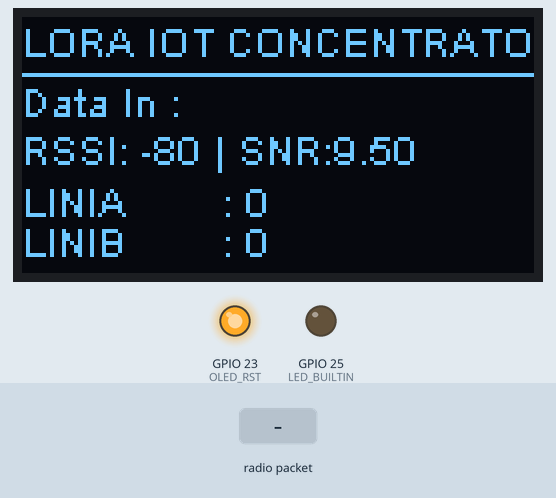
This sketch was run on a simulated ESP32. Shown: 128×64 one-colour display, output pins drawn as LEDs (lit = HIGH). The inputs (shaded band) are chosen by the test bench. Storage starts empty; no radio packets arrive unless stated; what the sketch prints to the serial monitor is not drawn.

Above: at 10.4 s.
10.5 s: radio packet "SDM" arrives
At 11.1 s:
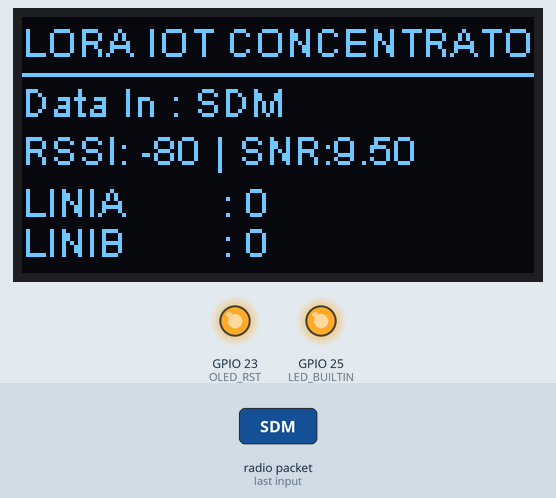
13.5 s: radio packet "LINIB" arrives
At 14.5 s:
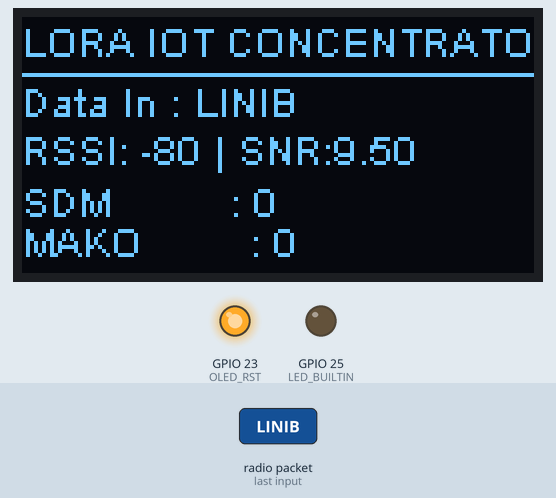
16.5 s: radio packet "LINIA" arrives
At 19.35 s:
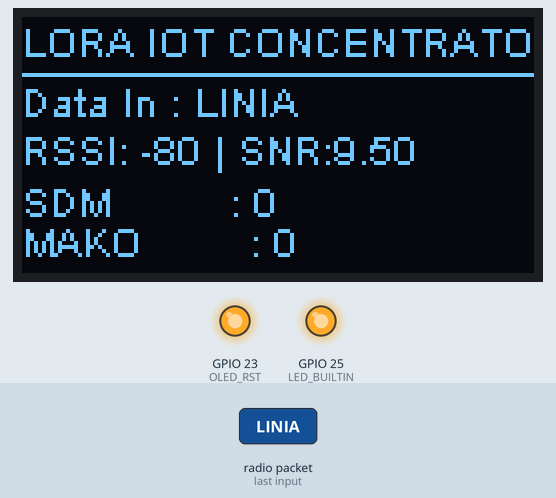
19.5 s: radio packet "MAKO" arrives
At 19.61 s:
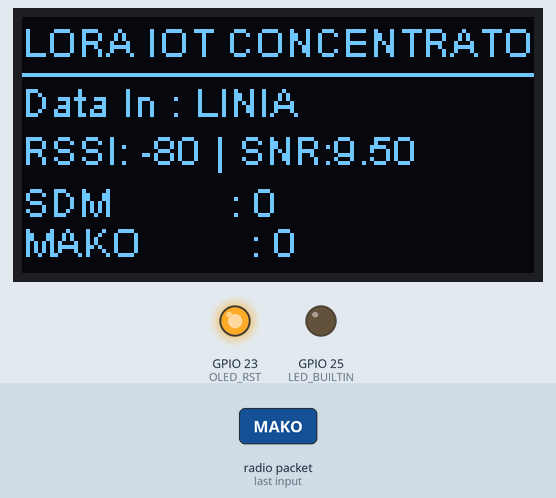
22.5 s: radio packet "1" arrives
At 23.3 s:
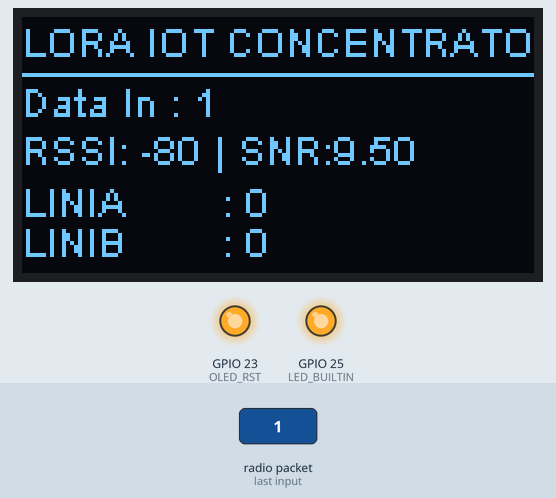
Timing chart, 0 to 25.5 s (numbered marks = the images above; inputs shaded):
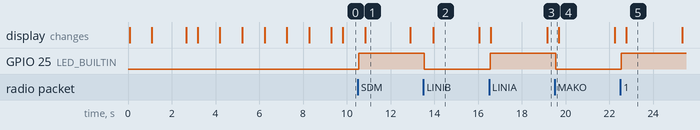

Measured:
- after the input at 10.5 s, GPIO 25 (LED_BUILTIN): LOW → HIGH at once; the display: changes after 0.35 s (image 1)
- after the input at 13.5 s, GPIO 25 (LED_BUILTIN): HIGH → LOW at once; the display: changes after 0.44 s (image 2)
- after the input at 16.5 s, GPIO 25 (LED_BUILTIN): LOW → HIGH after 0.05 s; the display: first changes after 0.08 s (image 3 shows a later state)
- after the input at 19.5 s, GPIO 25 (LED_BUILTIN): HIGH → LOW after 0.05 s
- after the input at 22.5 s, GPIO 25 (LED_BUILTIN): LOW → HIGH after 0.05 s; the display: changes after 0.27 s (image 5)
- what the display in image 1 shows lasts 2.1 s, from 10.8 s to 12.9 s

The sketch:

TRANSCEIVER3.ino
```cpp
// Load Library
#include <SPI.h>
#include <SD.h>
#include <LoRa.h>
#include <Wire.h>
#include "SSD1306Wire.h"

// Definisi pin untuk LoRa
#define LORA_SCK 5    // GPIO5  -- lora SCK
#define LORA_MISO 19  // GPIO19 -- lora MISO
#define LORA_MOSI 27  // GPIO27 -- lora MOSI
#define LORA_SS 18    // GPIO18 -- lora CS
#define LORA_RST 12   // GPIO12 -- RESET
#define LORA_DI0 26   // GPIO26 -- IRQ(Interrupt Request)
#define LORA_BAND 923E6

// Definisi pin untuk OLED
#define OLED_SDA 21
#define OLED_SCL 22
#define OLED_RST 23

#define LED_BUILTIN 25

String induk;
long nilai;

// Initialize the OLED display using Wire library
SSD1306Wire display(0x3c, OLED_SDA, OLED_SCL);

// SPI untuk SD card
SPIClass sdSPI(VSPI);

// SPI untuk LoRa
SPIClass loraSPI(HSPI);

// Receive Package Variable
int RxDataRSSI = 0;
float RxDataSNR;
char Str1[15];
// Parsing Data
String myString;
int i;
String dt[10];
boolean parsing = false;
int simpanOn = 0;
long SDM;
long LINIA;
long LINIB;
long MAKO;
long lastMsg= 0;
long lastMsg1=0;
int grafik = 0;
// Definisi pin untuk antarmuka SPI
#define SD_CS   13   // CS pin untuk SD card module
#define SD_MOSI 15   // MOSI pin untuk SD card module
#define SD_SCK  14   // SCK pin untuk SD card module
#define SD_MISO 2    // MISO pin untuk SD card module

void setup() {
  // START aktivas Oled
  pinMode(LED_BUILTIN, OUTPUT);
  pinMode(OLED_RST, OUTPUT);
  digitalWrite(OLED_RST, LOW);    // set GPIO16 low to reset OLED
  delay(50);
  digitalWrite(OLED_RST, HIGH);   // while OLED is running, must set GPIO16 in high、

  // INISIALISASI DISPLAY
  display.init();
  display.flipScreenVertically();
  display.setFont(ArialMT_Plain_10);
  // clear the display
  display.clear();
  display.setFont(ArialMT_Plain_16);
  display.drawString(0, 0, "SERVER ON");
  display.setFont(ArialMT_Plain_10);
  display.drawString(0,15, "> Config Screeen");
  display.display();
  delay(1000);
  display.drawString(0,15, "> Config Screeen ok!");
  display.display();
  delay(1000);
  // aktivasi Oled END
  // Nyalakan serial monitor
  Serial.begin(115200);
  while (!Serial);
  // Inisialisasi SPI untuk SD card
  sdSPI.begin(SD_SCK, SD_MISO, SD_MOSI, SD_CS);
  delay(500);
  display.drawString(0,25, "> Config LoRa Module");
  display.display();

  // Inisialisasi SPI untuk LoRa
  loraSPI.begin(LORA_SCK, LORA_MISO, LORA_MOSI, LORA_SS);

  // Inisialisasi LoRa
  LoRa.setSPI(loraSPI);
  LoRa.setPins(LORA_SS, LORA_RST, LORA_DI0);
  Serial.println("LoRa Receiver");
  if (!LoRa.begin(LORA_BAND)) {
    Serial.println("Starting LoRa failed!");
    while (1);
  }
  Serial.println("LoRa Initial OK!");

   LoRa.setTxPower(14);  // Contoh: set daya transmisi ke 14 dBm

  display.drawString(0,25, "> Config LoRa Module ok!");
  display.display();
  display.drawString(0,35, "> Config Storage");
  display.display();
  delay(500);
  // Inisialisasi SD card
  Serial.print("Initializing SD card...");
  if (!SD.begin(SD_CS, sdSPI)) {
    Serial.println("Initialization of SD card failed!");
    display.drawString(0,35, "> Config Storage failed!");
    display.display();
    while (1);
  }
  Serial.println("SD card initialized.");
  display.drawString(0,35, "> Config Storage ok!");
  display.display();
  delay(1000);
  // Register the receive callback
  LoRa.onReceive(onReceive);

  // Put the radio into receive mode
  LoRa.receive();
  display.drawString(0,45, "> Read Data from SD card!");
  display.display();
  delay(1000);
  SDM = bacaSDMDariSD();
  display.drawString(0,55, "> *");
  display.display();
  delay(1000);
  LINIA = bacaLINIADariSD();
  display.drawString(0,55, "> ***");
  display.display();
  delay(1000);
  LINIB = bacaLINIBDariSD();
  display.drawString(0,55, "> ******");
  display.display();
  delay(1000);
  MAKO = bacaMAKODariSD();
  display.drawString(0,55, "> ************");
  display.display();
  delay(1000);
}

void loop() {
  perbaruiScreen();
  // Menampilkan hasil
  Serial.print("Variabel Induk: ");
  Serial.println(induk);
  Serial.print("Nilai: ");
  Serial.println(nilai);
  if (simpanOn == 1) {
    if (induk == "SDM") {
      simpanData();
      SDM = nilai;
    }
    if (induk == "LINIA") {
      simpanData();
      LINIA = nilai;
    }
    if (induk == "LINIB"){
      simpanData();
      LINIB = nilai;
    }
    if (induk == "MAKO"){
      simpanData();
      MAKO = nilai;
    }
  }
  long now = millis();
  if (now - lastMsg > 3000){
    lastMsg = now;
    grafik++;
    if (grafik == 2){
      grafik = 0;
    }
  }
  long now1 = millis();
  if (now1 - lastMsg1 > 15000){
    lastMsg1 = now1;
    kirimData();
    Serial.println("Data send!");
  }

  delay(500);
}

void onReceive(int packetSize) {
  // Received a packet
  display.clear();
  Serial.println("Received packet '");
  memset(Str1, 0, sizeof(Str1));
  // Read packet
  for (int i = 0; i < packetSize; i++) {
    Str1[i] = (char)LoRa.read();
  }
  Serial.print(Str1);
  // Print RSSI of packet
  Serial.print("' with RSSI ");
  RxDataRSSI = LoRa.packetRssi();
  RxDataSNR = LoRa.packetSnr();
  Serial.println(RxDataRSSI);
  Serial.println(RxDataSNR);
  digitalWrite(LED_BUILTIN, !digitalRead(LED_BUILTIN));
  display.clear();
  myString = String(Str1);
  Serial.println(myString);
  if (myString.length() > 0) {
    int separatorIndex = myString.indexOf('|');
    // Memisahkan variabel induk dan nilai berdasarkan posisi pemisah
    induk = myString.substring(0, separatorIndex);
    String nilai_str = myString.substring(separatorIndex + 1);

    // Konversi nilai dari string ke integer
    nilai = nilai_str.toInt();
    simpanOn = 1;
  }
}

void perbaruiScreen() {
  display.clear();
  // Line 1
  display.setFont(ArialMT_Plain_10);
  display.drawString(0, 0, "LORA IOT CONCENTRATOR!");
  // Line 2
  display.setFont(ArialMT_Plain_10);
  display.drawString(0, 3, "___________________________________________");
  // Line 3
  display.setFont(ArialMT_Plain_10);
  display.drawString(0, 15, "Data In : " + String(Str1));
  display.setTextAlignment(TEXT_ALIGN_LEFT);
  // Line 4
  display.setFont(ArialMT_Plain_10);
  display.drawString(0, 27, "RSSI: " + String(LoRa.packetRssi()) + " | SNR:" + String(LoRa.packetSnr()));
  // Line 6
  if (grafik == 0){
    display.setFont(ArialMT_Plain_10);
    display.drawString(0, 40, "SDM          : " + String(SDM));
    // Line 6
    display.setFont(ArialMT_Plain_10);
    display.drawString(0, 50, "MAKO         : " + String(MAKO));
    }
  if (grafik == 1){
    display.setFont(ArialMT_Plain_10);
    display.drawString(0, 40, "LINIA        : " + String(LINIA));
    // Line 6
    display.setFont(ArialMT_Plain_10);
    display.drawString(0, 50, "LINIB        : " + String(LINIB));
    }

  display.display();
}

void simpanData() {
  // Rekam data kedalam file excel "SDM.csv"
  File dataFile = SD.open("/"+ String(induk)+ ".csv", FILE_APPEND);
  if (dataFile) {
    dataFile.println(nilai);
    dataFile.close();
    Serial.println("Data written to SD card.");
  } else {
    Serial.println("Error opening SDM.csv");
  }
  simpanOn = 0;
}

long bacaSDMDariSD() {
  int lastCounter = 0;
  File dataFile = SD.open("/SDM.csv", FILE_READ);
  if (dataFile) {
    while (dataFile.available()) {
      String line = dataFile.readStringUntil('\n');
      if (line.length() > 0) {
        lastCounter = line.toInt();
      }
    }
    dataFile.close();
    Serial.println("Last counter read from SD card: " + String(lastCounter));
  } else {
    Serial.println("Error opening SDM.csv to read last counter.");
  }
  return lastCounter;
}
long bacaLINIADariSD() {
  int lastCounter = 0;
  File dataFile = SD.open("/LINIA.csv", FILE_READ);
  if (dataFile) {
    while (dataFile.available()) {
      String line = dataFile.readStringUntil('\n');
      if (line.length() > 0) {
        lastCounter = line.toInt();
      }
    }
    dataFile.close();
    Serial.println("Last counter read from SD card: " + String(lastCounter));
  } else {
    Serial.println("Error opening LINIA.csv to read last counter.");
  }
  return lastCounter;
}
long bacaLINIBDariSD() {
  int lastCounter = 0;
  File dataFile = SD.open("/LINIB.csv", FILE_READ);
  if (dataFile) {
    while (dataFile.available()) {
      String line = dataFile.readStringUntil('\n');
      if (line.length() > 0) {
        lastCounter = line.toInt();
      }
    }
    dataFile.close();
    Serial.println("Last counter read from SD card: " + String(lastCounter));
  } else {
    Serial.println("Error opening LINIB.csv to read last counter.");
  }
  return lastCounter;
}
long bacaMAKODariSD() {
  int lastCounter = 0;
  File dataFile = SD.open("/MAKO.csv", FILE_READ);
  if (dataFile) {
    while (dataFile.available()) {
      String line = dataFile.readStringUntil('\n');
      if (line.length() > 0) {
        lastCounter = line.toInt();
      }
    }
    dataFile.close();
    Serial.println("Last counter read from SD card: " + String(lastCounter));
  } else {
    Serial.println("Error opening MAKO.csv to read last counter.");
  }
  return lastCounter;
}

void kirimData(){
  LoRa.beginPacket();
  LoRa.print("Concentrator|"+String(SDM)+"|"+String(MAKO)+"|"+String(LINIA)+"|"+String(LINIB));
  LoRa.endPacket();
  LoRa.receive();
  }
```
